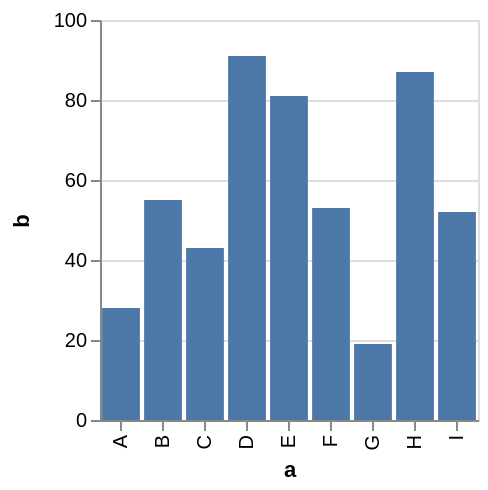

Here is the Vega-Lite specification saved for this chart:
### Vega specification from a JSON file in a GitHub repository (floating-point values rounded to 4 significant figures)
{"$schema": "https://vega.github.io/schema/vega/v4.json", "description": "A simple bar chart with embedded data with tooltip.", "autosize": "pad", "padding": 5, "height": 200, "style": "cell", "data": [{"name": "source_0", "values": [{"a": "A", "b": 28}, {"a": "B", "b": 55}, {"a": "C", "b": 43}, {"a": "D", "b": 91}, {"a": "E", "b": 81}, {"a": "F", "b": 53}, {"a": "G", "b": 19}, {"a": "H", "b": 87}, {"a": "I", "b": 52}]}], "signals": [{"name": "x_step", "value": 21}, {"name": "width", "update": "bandspace(domain('x').length, 0.1, 0.05) * x_step"}], "marks": [{"name": "marks", "type": "rect", "style": ["bar"], "from": {"data": "source_0"}, "encode": {"update": {"fill": [{"test": "datum[\"b\"] === null || isNaN(datum[\"b\"])", "value": null}, {"value": "#4c78a8"}], "tooltip": {"signal": "format(datum[\"b\"], \"\")"}, "x": {"scale": "x", "field": "a"}, "width": {"scale": "x", "band": true}, "y": {"scale": "y", "field": "b"}, "y2": {"scale": "y", "value": 0}}}}], "scales": [{"name": "x", "type": "band", "domain": {"data": "source_0", "field": "a", "sort": true}, "range": {"step": {"signal": "x_step"}}, "paddingInner": 0.1, "paddingOuter": 0.05}, {"name": "y", "type": "linear", "domain": {"data": "source_0", "field": "b"}, "range": [{"signal": "height"}, 0], "nice": true, "zero": true}], "axes": [{"scale": "x", "orient": "bottom", "grid": false, "title": "a", "labelAlign": "right", "labelAngle": 270, "labelBaseline": "middle", "labelOverlap": true, "zindex": 1}, {"scale": "y", "orient": "left", "grid": false, "title": "b", "labelOverlap": true, "tickCount": {"signal": "ceil(height/40)"}, "zindex": 1}, {"scale": "y", "orient": "left", "gridScale": "x", "grid": true, "tickCount": {"signal": "ceil(height/40)"}, "domain": false, "labels": false, "maxExtent": 0, "minExtent": 0, "ticks": false, "zindex": 0}], "config": {"axisY": {"minExtent": 30}}}
